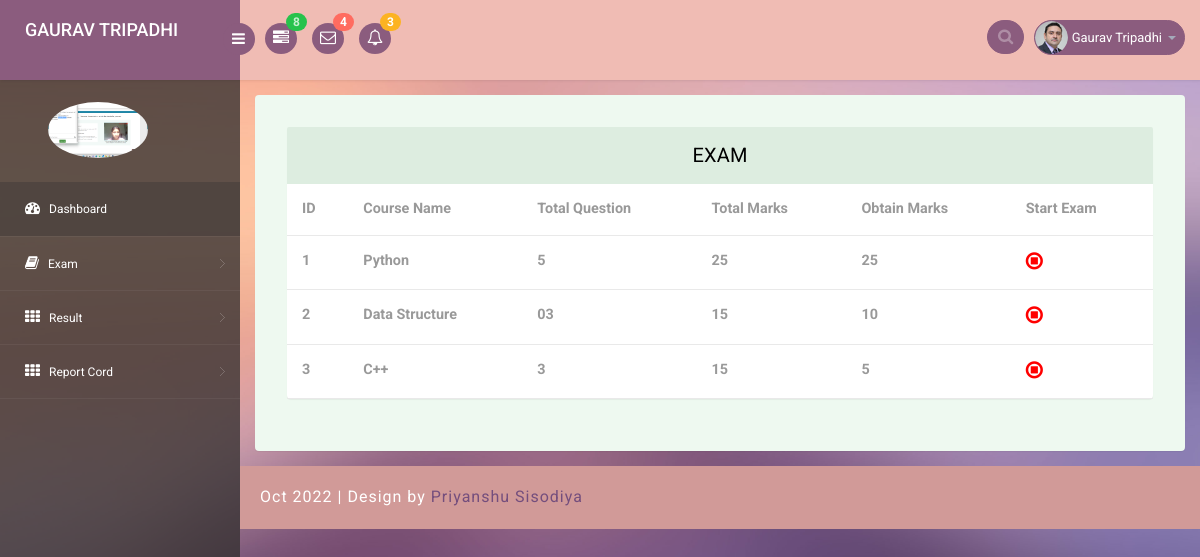
Page /studentveiwexam (signed in) on the committed database.
### Quiz_Management/models.py (models this page shows, shortened)
class Student(models.Model):
    branch_name = models.ForeignKey(Branch, on_delete=models.CASCADE, null=True, blank=True)
    user = models.ForeignKey(User, on_delete=models.CASCADE, null=True, blank=True)
    mobile_number = models.CharField(max_length=200, null=True, blank=True)
    address = models.CharField(max_length=200, null=True, blank=True)
    image = models.FileField(null=True, blank=True)
    father_name= models.CharField(max_length=200, null=True, blank=True)
    father_email=models.CharField(max_length=200, null=True, blank=True)

class Courses(models.Model):
    branch_name = models.ForeignKey(Branch, on_delete=models.CASCADE, null=True,blank=True)
    courses_name = models.CharField(max_length=200, null=True, blank=True)
    total_question = models.CharField(max_length=200, null=True, blank=True)
    total_marks = models.CharField(max_length=200, null=True, blank=True)
    time = models.CharField(max_length=200,null=True, blank=True)

class Quiz(models.Model):
    courses = models.ForeignKey(Courses, on_delete=models.CASCADE, null=True, blank=True)
    student = models.ForeignKey(Student, on_delete=models.CASCADE, null=True, blank=True)
    question = models.TextField(null=True, blank=True)
    marks = models.TextField(null=True, blank=True)
    answer = models.TextField(null=True, blank=True)
    created = models.DateField(auto_now_add=True)

### Quiz_Management/views.py (the view)
# urls.py: path('studentveiwexam',studentveiwexam,name="studentveiwexam"),
def studentveiwexam(request):
    data=Student.objects.get(user=request.user)
    e=Courses.objects.filter(branch_name=data.branch_name)
    return render(request,'studentveiwexam.html',locals())

### Quiz_Management/templates/studentveiwexam.html
{% extends 'studentindex.html' %}
{% load static %}
{% block body %}
<section id="main-content">
    <section class="wrapper">
        <div class="table-agile-info">
            <div class="panel panel-default">
                <div class="panel-heading">
                    Exam
                </div>
                <div>
                    <table class="table" ui-jq="footable" ui-options='{
        "paging": {
          "enabled": true
        },
        "filtering": {
          "enabled": true
        },
        "sorting": {
          "enabled": true
        }}'>
                        <thead>
                        <tr>
                            <th data-breakpoints="xs">ID</th>
                            <th>Course Name</th>
                            <th>Total Question</th>
                            <th>Total Marks</th>
                            <th>Obtain Marks</th>
                            <th>Start Exam</th>
                        </tr>
                        </thead>
                        <tbody>
                        {% for i in e %}
                        <tr>
                            <th>{{forloop.counter}}</th>
                            <th>{{i.courses_name}}</th>
                            <th>{{i.total_question }}</th>
                            <th>{{i.total_marks }}</th>
                            <th>{% if i.quiz_set.all.0 %}{{i.quiz_set.all.0.marks}}{% else %}<span style="color:red">Pending Quiz</span>{% endif %}</th>
                            <th><a href="/veiwquiz/{{i.id}}"> <i class="fa fa-stop-circle-o" style="font-size:20px;color:red;"></i></a> </td>
      </th>
                        </tr>
                        {% endfor %}
                        </tbody>
                    </table>
                </div>
            </div>
        </div>
    </section>
    <div class="footer">
			<div class="wthree-copyright">
			  <p> Oct 2022 | Design by <a href="https://www.linkedin.com/in/priyanshu-sisodiya-b724a8213/" target="_blank">Priyanshu Sisodiya</a></p>
			</div>
 </div>
</section>
{% endblock %}

### Quiz_Management/templates/studentindex.html (shortened to what this page needs)
<!DOCTYPE html>
{% load static %}
<head>
<link rel="stylesheet" href="{% static 'css/bootstrap.min.css' %}"  >
<link href="{% static 'css/style.css' %}"  rel='stylesheet' type='text/css' />
<link href="{% static 'css/style-responsive.css' %}"  rel="stylesheet"/>
<link rel="stylesheet" href="{% static 'css/font.css' %}"  type="text/css"/>
<link href="{% static 'css/font-awesome.css' %}"  rel="stylesheet">
<link rel="stylesheet" href="{% static 'css/morris.css' %}"  type="text/css"/>
<link rel="stylesheet" href="https://cdnjs.cloudflare.com/ajax/libs/font-awesome/4.7.0/css/font-awesome.min.css">
<link rel="stylesheet" href="{% static 'css/monthly.css' %}" >
</head>
<body>
<section id="container">
<header id="myid" class="header fixed-top clearfix">
<div class="brand">
    <a href="index.html" class="logo">
        <h4>{{ request.user.first_name }} {{ request.user.last_name }}</h4>
    </a>
    <div class="sidebar-toggle-box">
        <div class="fa fa-bars"></div>
    </div>
</div>
<div class="nav notify-row" id="top_menu">
    <ul class="nav top-menu">
        <li class="dropdown">
            <a data-toggle="dropdown" class="dropdown-toggle" href="#">
                <i class="fa fa-tasks"></i>
                <span class="badge bg-success">8</span>
            </a>
        </li>
        <li id="header_inbox_bar" class="dropdown">
            <a data-toggle="dropdown" class="dropdown-toggle" href="#">
                <i class="fa fa-envelope-o"></i>
                <span class="badge bg-important">4</span>
            </a>
        </li>
        <li id="header_notification_bar" class="dropdown">
            <a data-toggle="dropdown" class="dropdown-toggle" href="#">
                <i class="fa fa-bell-o"></i>
                <span class="badge bg-warning">3</span>
            </a>
        </li>
    </ul>
</div>
<div class="top-nav clearfix">
    <ul class="nav pull-right top-menu">
        <li>
            <input type="text" class="form-control search" placeholder=" Search">
        </li>
        <li class="dropdown">
            <a data-toggle="dropdown" class="dropdown-toggle" href="#">
                <img alt="" src="images/2.png">
                <span class="username">{{ request.user.first_name }} {{ request.user.last_name }}</span>
                <b class="caret"></b>
            </a>
        </li>
    </ul>
</div>
</header>
<aside>
    <div id="sidebar" class="nav-collapse">
        <div class="leftside-navigation">
            <ul class="sidebar-menu" id="nav-accordion">
                <li>
                    <img src="{{request.user.student_set.all.0.image.url}}" style="width:100px;border-radius:50%;margin:10% 20%">
                    <a class="active" href="/homestudent">
                        <i class="fa fa-dashboard"></i>
                        <span>Dashboard</span>
                    </a>
                </li>
                <li class="sub-menu">
                    <a href="javascript:;">
                        <i class="fa fa-book"></i>
                        <span>Exam</span>
                    </a>
                </li>
                <li class="sub-menu">
                    <a href="javascript:;">
                        <i class="fa fa-th"></i>
                        <span>Result</span>
                    </a>
                </li>
                <li class="sub-menu">
                    <a href="javascript:;">
                        <i class="fa fa-th"></i>
                        <span>Report Cord</span>
                    </a>
                </li>
            </ul>            </div>
    </div>
</aside>
 {% block body %}
{% endblock %}
</section>
</body>
</html>

### rows in the picture
Courses: courses_name "Python", total_question "5", total_marks "25", quiz_set.all.0.marks "25"
Courses: courses_name "Data Structure", total_question "03", total_marks "15", quiz_set.all.0.marks "10"
Courses: courses_name "C++", total_question "3", total_marks "15", quiz_set.all.0.marks "5"

### other values in the picture
{{ request.user.first_name }} "GAURAV"
{{ request.user.last_name }} "TRIPADHI"
{{ request.user.first_name }} "Gaurav"
{{ request.user.last_name }} "Tripadhi"
